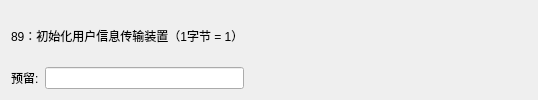
               <widget class="QWidget" name="page_36">
                <layout class="QGridLayout" name="gridLayout_39">
                 <item row="0" column="0" colspan="2">
                  <widget class="QLabel" name="label_123">
                   <property name="maximumSize">
                    <size>
                     <width>16777215</width>
                     <height>60</height>
                    </size>
                   </property>
                   <property name="text">
                    <string>89：初始化用户信息传输装置（1字节 = 1）</string>
                   </property>
                  </widget>
                 </item>
                 <item row="1" column="0">
                  <widget class="QLabel" name="label_124">
                   <property name="text">
                    <string>预留:</string>
                   </property>
                  </widget>
                 </item>
                 <item row="1" column="1">
                  <widget class="QLineEdit" name="Line_89_1"/>
                 </item>
                 <item row="1" column="2">
                  <spacer name="horizontalSpacer_29">
                   <property name="orientation">
                    <enum>Qt::Orientation::Horizontal</enum>
                   </property>
                   <property name="sizeHint" stdset="0">
                    <size>
                     <width>283</width>
                     <height>20</height>
                    </size>
                   </property>
                  </spacer>
                 </item>
                </layout>
               </widget>
